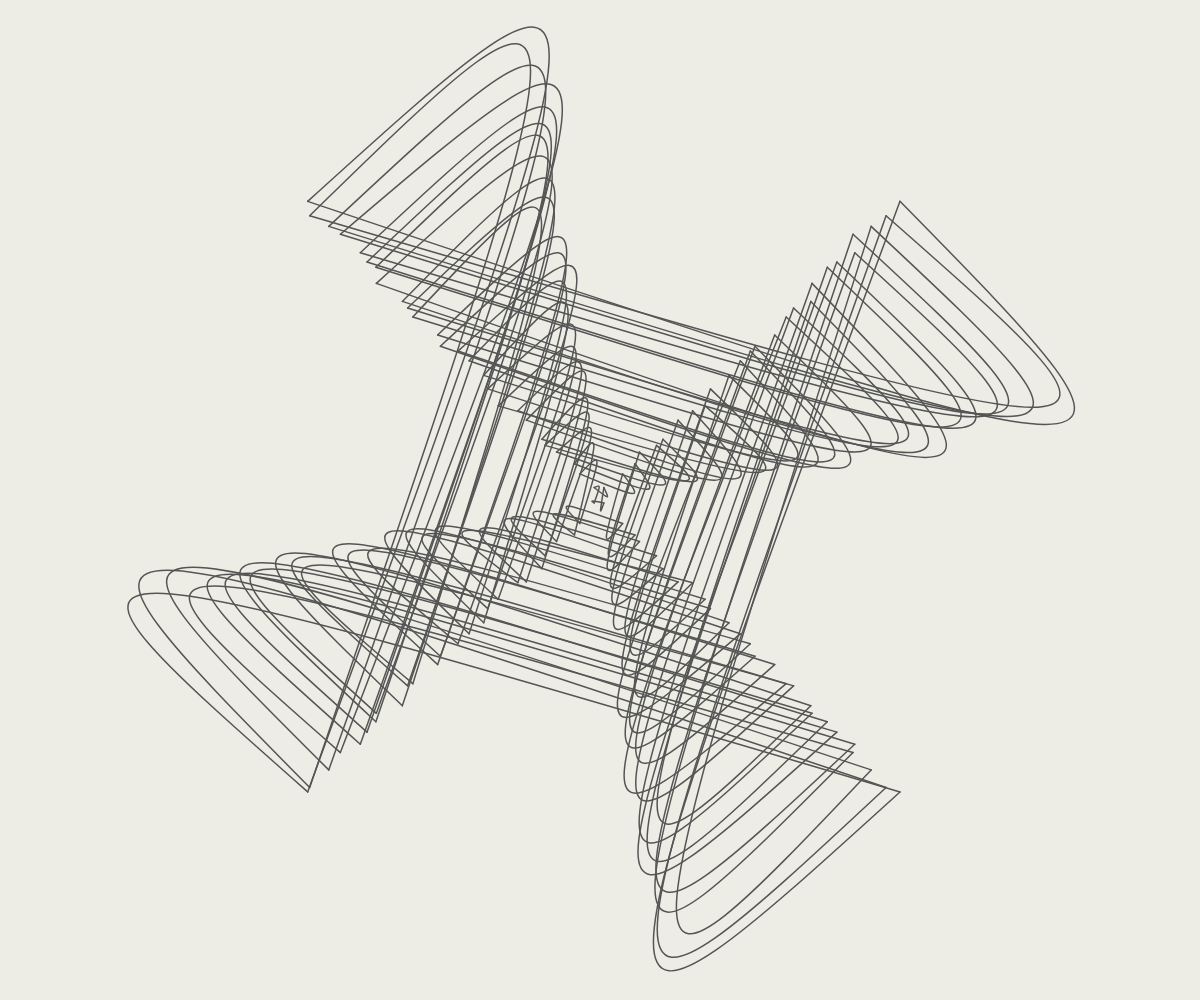
Frame 1 (no input)
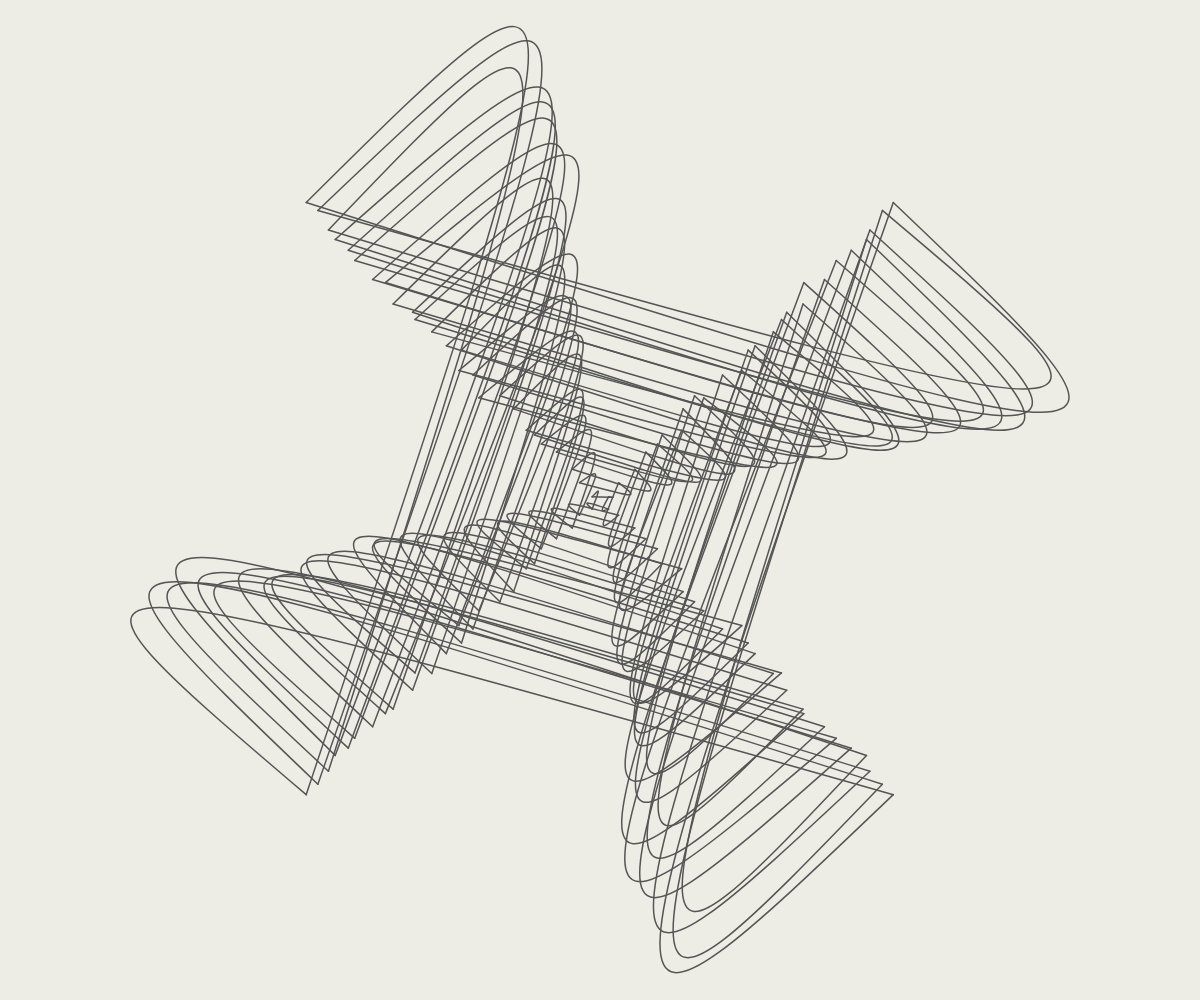
Frame 2 (the mouse pressed at the canvas centre, redrawn once)

The p5.js sketch that drew these frames (run headless with seeded random() and noise() and a simulated clock; the mouse was pressed at the canvas centre and the sketch redrawn once):

// p5.js sketch
// ── sketch.js
var c;

var SQUARE_SIZE = 600;
var MARGIN = 10;
var N_SQ = 26;
var SIZE_STEP = 23;
var RANDOM_SCALE = 4;
var BEZIER_SCALE = 0.03;

// -------------
// Setup
// -------------
function setup() {
  c = createCanvas(windowWidth, windowHeight);
  noLoop();
}

// -------------
// Draw
// -------------
function draw() {
  background('#EDEDE6');
  noFill();
  stroke('#555');
  strokeWeight(1.5);

  var size = SQUARE_SIZE - MARGIN;

  push();
    translate(width / 2, height / 2);

    for (var n = 0; n < N_SQ; ++n) {
      var xL = -size / 2 + randomGaussian(0, RANDOM_SCALE);
      var yU = -size / 2 + randomGaussian(0, RANDOM_SCALE);
      var xR =  size / 2 + randomGaussian(0, RANDOM_SCALE);
      var yB =  size / 2 + randomGaussian(0, RANDOM_SCALE);

      beginShape();

      bezierSome(xL, yU, xR, yU);
      bezierSome(xR, yU, xR, yB);
      bezierSome(xR, yB, xL, yB);
      bezierSome(xL, yB, xL, yU);

      endShape();

      size -= SIZE_STEP;
    }
  pop();
}

function bezierSome(x1, y1, x4, y4) {
  var dx = x4 - x1;
  var dy = y4 - y1;
  var alongX = dy == 0;

  dx = dx ? dx : randomGaussian(-BEZIER_SCALE, BEZIER_SCALE) * dy;
  dy = dy ? dy : randomGaussian(-BEZIER_SCALE, BEZIER_SCALE) * dx;

  var x2 = x1 + alongX ? dx : dx;
  var y2 = y1 + alongX ? dy : dy;
  var x3 = x4 + alongX ? dx : dx;
  var y3 = y4 + alongX ? dy : dy;

  bezier(x1, y1, x2, y2, x3, y3, x4, y4);
}

function mouseClicked() {
  redraw();
}
